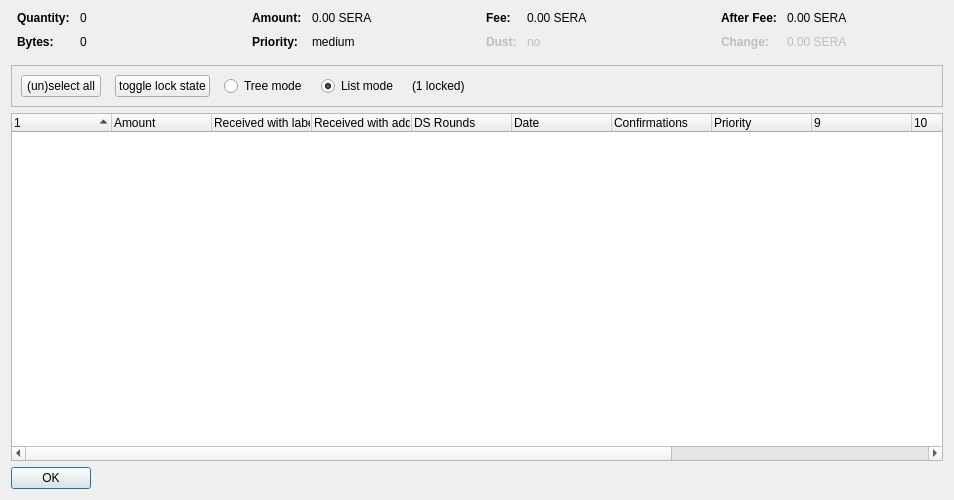
<?xml version="1.0" encoding="UTF-8"?>
<ui version="4.0">
 <class>CoinControlDialog</class>
 <widget class="QDialog" name="CoinControlDialog">
  <property name="geometry">
   <rect>
    <x>0</x>
    <y>0</y>
    <width>954</width>
    <height>500</height>
   </rect>
  </property>
  <property name="windowTitle">
   <string>Coin Selection</string>
  </property>
  <layout class="QVBoxLayout" name="verticalLayout">
   <item>
    <layout class="QHBoxLayout" name="horizontalLayoutTop" stretch="0,0,0,0">
     <property name="topMargin">
      <number>0</number>
     </property>
     <property name="bottomMargin">
      <number>10</number>
     </property>
     <item>
      <layout class="QFormLayout" name="formLayoutCoinControl1">
       <property name="horizontalSpacing">
        <number>10</number>
       </property>
       <property name="verticalSpacing">
        <number>10</number>
       </property>
       <property name="leftMargin">
        <number>6</number>
       </property>
       <property name="rightMargin">
        <number>6</number>
       </property>
       <item row="0" column="0">
        <widget class="QLabel" name="labelCoinControlQuantityText">
         <property name="font">
          <font>
           <weight>75</weight>
           <bold>true</bold>
          </font>
         </property>
         <property name="text">
          <string>Quantity:</string>
         </property>
        </widget>
       </item>
       <item row="0" column="1">
        <widget class="QLabel" name="labelCoinControlQuantity">
         <property name="cursor">
          <cursorShape>IBeamCursor</cursorShape>
         </property>
         <property name="contextMenuPolicy">
          <enum>Qt::ActionsContextMenu</enum>
         </property>
         <property name="text">
          <string notr="true">0</string>
         </property>
         <property name="textInteractionFlags">
          <set>Qt::LinksAccessibleByMouse|Qt::TextSelectableByKeyboard|Qt::TextSelectableByMouse</set>
         </property>
        </widget>
       </item>
       <item row="1" column="0">
        <widget class="QLabel" name="labelCoinControlBytesText">
         <property name="font">
          <font>
           <weight>75</weight>
           <bold>true</bold>
          </font>
         </property>
         <property name="text">
          <string>Bytes:</string>
         </property>
        </widget>
       </item>
       <item row="1" column="1">
        <widget class="QLabel" name="labelCoinControlBytes">
         <property name="cursor">
          <cursorShape>IBeamCursor</cursorShape>
         </property>
         <property name="contextMenuPolicy">
          <enum>Qt::ActionsContextMenu</enum>
         </property>
         <property name="text">
          <string notr="true">0</string>
         </property>
         <property name="textInteractionFlags">
          <set>Qt::LinksAccessibleByMouse|Qt::TextSelectableByKeyboard|Qt::TextSelectableByMouse</set>
         </property>
        </widget>
       </item>
      </layout>
     </item>
     <item>
      <layout class="QFormLayout" name="formLayoutCoinControl2">
       <property name="horizontalSpacing">
        <number>10</number>
       </property>
       <property name="verticalSpacing">
        <number>10</number>
       </property>
       <property name="leftMargin">
        <number>6</number>
       </property>
       <property name="rightMargin">
        <number>6</number>
       </property>
       <item row="0" column="0">
        <widget class="QLabel" name="labelCoinControlAmountText">
         <property name="font">
          <font>
           <weight>75</weight>
           <bold>true</bold>
          </font>
         </property>
         <property name="text">
          <string>Amount:</string>
         </property>
        </widget>
       </item>
       <item row="0" column="1">
        <widget class="QLabel" name="labelCoinControlAmount">
         <property name="cursor">
          <cursorShape>IBeamCursor</cursorShape>
         </property>
         <property name="contextMenuPolicy">
          <enum>Qt::ActionsContextMenu</enum>
         </property>
         <property name="text">
          <string notr="true">0.00 SERA</string>
         </property>
         <property name="textInteractionFlags">
          <set>Qt::LinksAccessibleByMouse|Qt::TextSelectableByKeyboard|Qt::TextSelectableByMouse</set>
         </property>
        </widget>
       </item>
       <item row="1" column="0">
        <widget class="QLabel" name="labelCoinControlPriorityText">
         <property name="font">
          <font>
           <weight>75</weight>
           <bold>true</bold>
          </font>
         </property>
         <property name="text">
          <string>Priority:</string>
         </property>
        </widget>
       </item>
       <item row="1" column="1">
        <widget class="QLabel" name="labelCoinControlPriority">
         <property name="cursor">
          <cursorShape>IBeamCursor</cursorShape>
         </property>
         <property name="contextMenuPolicy">
          <enum>Qt::ActionsContextMenu</enum>
         </property>
         <property name="text">
          <string>medium</string>
         </property>
         <property name="textInteractionFlags">
          <set>Qt::LinksAccessibleByMouse|Qt::TextSelectableByKeyboard|Qt::TextSelectableByMouse</set>
         </property>
        </widget>
       </item>
      </layout>
     </item>
     <item>
      <layout class="QFormLayout" name="formLayoutCoinControl3">
       <property name="horizontalSpacing">
        <number>10</number>
       </property>
       <property name="verticalSpacing">
        <number>10</number>
       </property>
       <property name="leftMargin">
        <number>6</number>
       </property>
       <property name="rightMargin">
        <number>6</number>
       </property>
       <item row="0" column="0">
        <widget class="QLabel" name="labelCoinControlFeeText">
         <property name="font">
          <font>
           <weight>75</weight>
           <bold>true</bold>
          </font>
         </property>
         <property name="text">
          <string>Fee:</string>
         </property>
        </widget>
       </item>
       <item row="0" column="1">
        <widget class="QLabel" name="labelCoinControlFee">
         <property name="cursor">
          <cursorShape>IBeamCursor</cursorShape>
         </property>
         <property name="contextMenuPolicy">
          <enum>Qt::ActionsContextMenu</enum>
         </property>
         <property name="text">
          <string notr="true">0.00 SERA</string>
         </property>
         <property name="textInteractionFlags">
          <set>Qt::LinksAccessibleByMouse|Qt::TextSelectableByKeyboard|Qt::TextSelectableByMouse</set>
         </property>
        </widget>
       </item>
       <item row="1" column="0">
        <widget class="QLabel" name="labelCoinControlLowOutputText">
         <property name="enabled">
          <bool>false</bool>
         </property>
         <property name="font">
          <font>
           <weight>75</weight>
           <bold>true</bold>
          </font>
         </property>
         <property name="text">
          <string>Dust:</string>
         </property>
        </widget>
       </item>
       <item row="1" column="1">
        <widget class="QLabel" name="labelCoinControlLowOutput">
         <property name="enabled">
          <bool>false</bool>
         </property>
         <property name="cursor">
          <cursorShape>IBeamCursor</cursorShape>
         </property>
         <property name="contextMenuPolicy">
          <enum>Qt::ActionsContextMenu</enum>
         </property>
         <property name="text">
          <string>no</string>
         </property>
         <property name="textInteractionFlags">
          <set>Qt::LinksAccessibleByMouse|Qt::TextSelectableByKeyboard|Qt::TextSelectableByMouse</set>
         </property>
        </widget>
       </item>
      </layout>
     </item>
     <item>
      <layout class="QFormLayout" name="formLayoutCoinControl4">
       <property name="horizontalSpacing">
        <number>10</number>
       </property>
       <property name="verticalSpacing">
        <number>10</number>
       </property>
       <property name="leftMargin">
        <number>6</number>
       </property>
       <property name="rightMargin">
        <number>6</number>
       </property>
       <item row="0" column="0">
        <widget class="QLabel" name="labelCoinControlAfterFeeText">
         <property name="font">
          <font>
           <weight>75</weight>
           <bold>true</bold>
          </font>
         </property>
         <property name="text">
          <string>After Fee:</string>
         </property>
        </widget>
       </item>
       <item row="0" column="1">
        <widget class="QLabel" name="labelCoinControlAfterFee">
         <property name="cursor">
          <cursorShape>IBeamCursor</cursorShape>
         </property>
         <property name="contextMenuPolicy">
          <enum>Qt::ActionsContextMenu</enum>
         </property>
         <property name="text">
          <string notr="true">0.00 SERA</string>
         </property>
         <property name="textInteractionFlags">
          <set>Qt::LinksAccessibleByMouse|Qt::TextSelectableByKeyboard|Qt::TextSelectableByMouse</set>
         </property>
        </widget>
       </item>
       <item row="1" column="0">
        <widget class="QLabel" name="labelCoinControlChangeText">
         <property name="enabled">
          <bool>false</bool>
         </property>
         <property name="font">
          <font>
           <weight>75</weight>
           <bold>true</bold>
          </font>
         </property>
         <property name="text">
          <string>Change:</string>
         </property>
        </widget>
       </item>
       <item row="1" column="1">
        <widget class="QLabel" name="labelCoinControlChange">
         <property name="enabled">
          <bool>false</bool>
         </property>
         <property name="cursor">
          <cursorShape>IBeamCursor</cursorShape>
         </property>
         <property name="contextMenuPolicy">
          <enum>Qt::ActionsContextMenu</enum>
         </property>
         <property name="text">
          <string notr="true">0.00 SERA</string>
         </property>
         <property name="textInteractionFlags">
          <set>Qt::LinksAccessibleByMouse|Qt::TextSelectableByKeyboard|Qt::TextSelectableByMouse</set>
         </property>
        </widget>
       </item>
      </layout>
     </item>
    </layout>
   </item>
   <item>
    <widget class="QFrame" name="frame">
     <property name="minimumSize">
      <size>
       <width>0</width>
       <height>40</height>
      </size>
     </property>
     <property name="frameShape">
      <enum>QFrame::StyledPanel</enum>
     </property>
     <property name="frameShadow">
      <enum>QFrame::Sunken</enum>
     </property>
     <layout class="QHBoxLayout" name="horizontalLayout">
      <item>
       <layout class="QHBoxLayout" name="horizontalLayoutPanel" stretch="0,0,0,0,0,0">
        <property name="spacing">
         <number>14</number>
        </property>
        <item>
         <widget class="QPushButton" name="pushButtonSelectAll">
          <property name="sizePolicy">
           <sizepolicy hsizetype="Maximum" vsizetype="Fixed">
            <horstretch>0</horstretch>
            <verstretch>0</verstretch>
           </sizepolicy>
          </property>
          <property name="text">
           <string>(un)select all</string>
          </property>
          <property name="autoDefault">
           <bool>false</bool>
          </property>
         </widget>
        </item>
        <item>
         <widget class="QPushButton" name="pushButtonToggleLock">
          <property name="sizePolicy">
           <sizepolicy hsizetype="Maximum" vsizetype="Fixed">
            <horstretch>0</horstretch>
            <verstretch>0</verstretch>
           </sizepolicy>
          </property>
          <property name="text">
           <string>toggle lock state</string>
          </property>
          <property name="autoDefault">
           <bool>false</bool>
          </property>
         </widget>
        </item>
        <item>
         <widget class="QRadioButton" name="radioTreeMode">
          <property name="sizePolicy">
           <sizepolicy hsizetype="Maximum" vsizetype="Fixed">
            <horstretch>0</horstretch>
            <verstretch>0</verstretch>
           </sizepolicy>
          </property>
          <property name="text">
           <string>Tree mode</string>
          </property>
         </widget>
        </item>
        <item>
         <widget class="QRadioButton" name="radioListMode">
          <property name="sizePolicy">
           <sizepolicy hsizetype="Maximum" vsizetype="Fixed">
            <horstretch>0</horstretch>
            <verstretch>0</verstretch>
           </sizepolicy>
          </property>
          <property name="text">
           <string>List mode</string>
          </property>
          <property name="checked">
           <bool>true</bool>
          </property>
         </widget>
        </item>
        <item>
         <widget class="QLabel" name="labelLocked">
          <property name="text">
           <string>(1 locked)</string>
          </property>
         </widget>
        </item>
        <item>
         <spacer name="horizontalSpacer">
          <property name="orientation">
           <enum>Qt::Horizontal</enum>
          </property>
          <property name="sizeHint" stdset="0">
           <size>
            <width>40</width>
            <height>20</height>
           </size>
          </property>
         </spacer>
        </item>
       </layout>
      </item>
     </layout>
    </widget>
   </item>
   <item>
    <widget class="CoinControlTreeWidget" name="treeWidget">
     <property name="contextMenuPolicy">
      <enum>Qt::CustomContextMenu</enum>
     </property>
     <property name="sortingEnabled">
      <bool>false</bool>
     </property>
     <property name="columnCount">
      <number>13</number>
     </property>
     <attribute name="headerShowSortIndicator" stdset="0">
      <bool>true</bool>
     </attribute>
     <attribute name="headerStretchLastSection">
      <bool>false</bool>
     </attribute>
     <column>
      <property name="text">
       <string/>
      </property>
     </column>
     <column>
      <property name="text">
       <string>Amount</string>
      </property>
     </column>
     <column>
      <property name="text">
       <string>Received with label</string>
      </property>
     </column>
     <column>
      <property name="text">
       <string>Received with address</string>
      </property>
     </column>
     <column>
      <property name="text">
       <string>DS Rounds</string>
      </property>
     </column>
     <column>
      <property name="text">
       <string>Date</string>
      </property>
     </column>
     <column>
      <property name="text">
       <string>Confirmations</string>
      </property>
      <property name="toolTip">
       <string>Confirmed</string>
      </property>
     </column>
     <column>
      <property name="text">
       <string>Priority</string>
      </property>
     </column>
     <column>
      <property name="text">
       <string/>
      </property>
     </column>
     <column>
      <property name="text">
       <string/>
      </property>
     </column>
     <column>
      <property name="text">
       <string/>
      </property>
     </column>
     <column>
      <property name="text">
       <string/>
      </property>
     </column>
     <column>
      <property name="text">
       <string/>
      </property>
     </column>
    </widget>
   </item>
   <item>
    <widget class="QDialogButtonBox" name="buttonBox">
     <property name="sizePolicy">
      <sizepolicy hsizetype="Maximum" vsizetype="Fixed">
       <horstretch>0</horstretch>
       <verstretch>0</verstretch>
      </sizepolicy>
     </property>
     <property name="orientation">
      <enum>Qt::Horizontal</enum>
     </property>
     <property name="standardButtons">
      <set>QDialogButtonBox::Ok</set>
     </property>
    </widget>
   </item>
  </layout>
 </widget>
 <customwidgets>
  <customwidget>
   <class>CoinControlTreeWidget</class>
   <extends>QTreeWidget</extends>
   <header>coincontroltreewidget.h</header>
  </customwidget>
 </customwidgets>
 <resources/>
 <connections/>
</ui>
